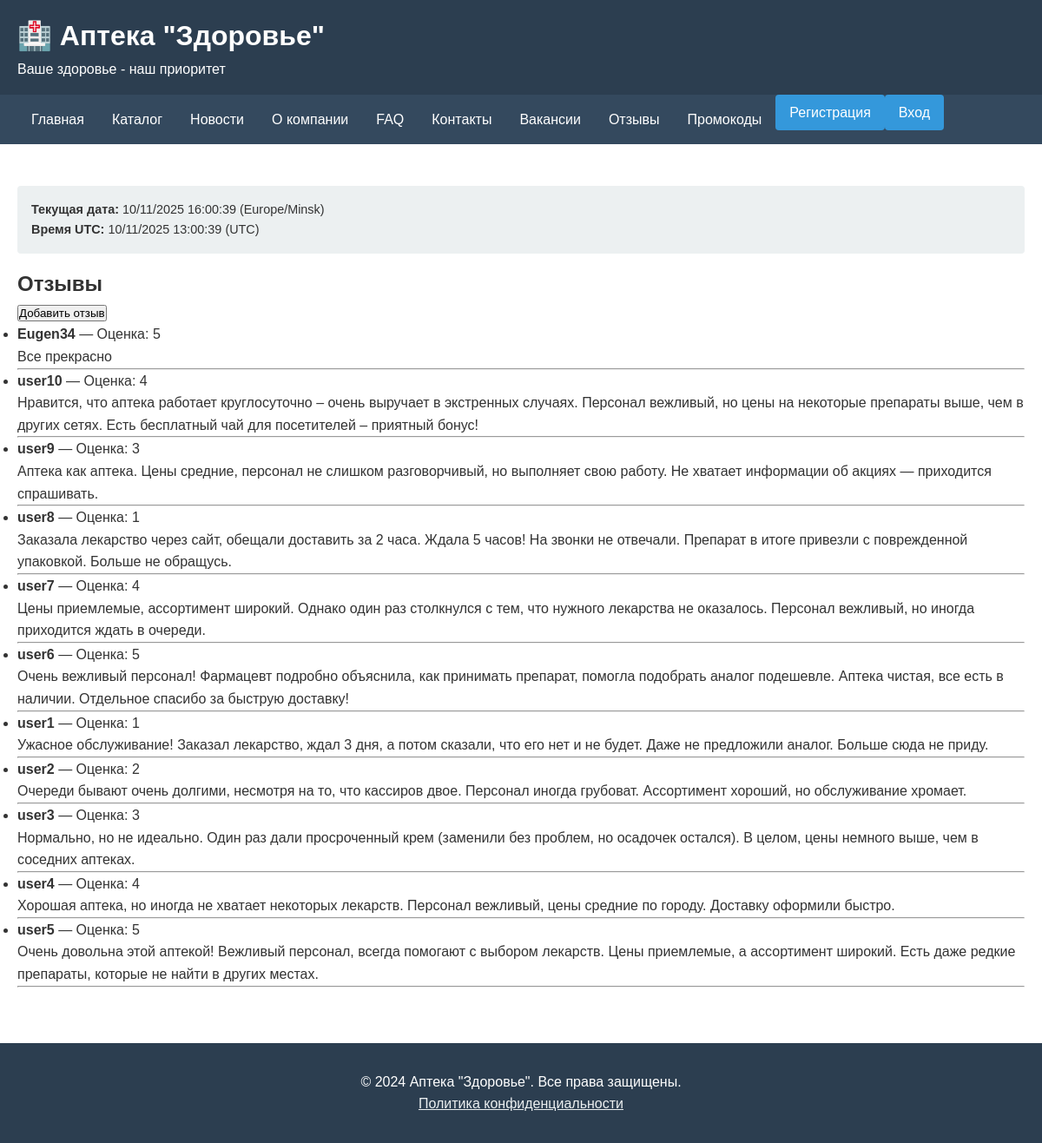
The app's page /reviews/ with its own data.
### core/models.py (models this page shows, shortened)
class Review(models.Model):
    user = models.ForeignKey(User, on_delete=models.CASCADE, verbose_name='Пользователь')
    rating = models.PositiveSmallIntegerField(verbose_name='Оценка')
    text = models.TextField(verbose_name='Текст отзыва')
    created_at = models.DateTimeField(auto_now_add=True, verbose_name='Дата')
    updated_at = models.DateTimeField(auto_now=True, verbose_name='Дата изменения')

class User(AbstractUser):
    ROLE_CHOICES = (
        ('employee', 'Сотрудник'),
        ('customer', 'Покупатель'),
    )
    role = models.CharField(max_length=10, choices=ROLE_CHOICES, default='customer', verbose_name='Роль')
    email = models.EmailField('Электронная почта', unique=True, blank=True, null=True)
    phone = models.CharField(
        max_length=20,
        verbose_name='Телефон',
        blank=True, null=True,  # добавлено
        validators=[
            RegexValidator(
                regex=r'^\+375 \(?(17|25|29|33|44)\)? \d{3}-\d{2}-\d{2}$',
                message='Формат: +375 (29) 123-45-67'
            )
        ]
    )
    age = models.PositiveIntegerField(
        verbose_name='Возраст',
        blank=True, null=True,  # добавлено
        validators=[MinValueValidator(18)]
    )
    birth_date = models.DateField(verbose_name='Дата рождения', blank=True, null=True)

### core/views.py (the view)
# urls.py: path('reviews/', review_list, name='review_list'),
def review_list(request):
    reviews = Review.objects.select_related('user').order_by('-created_at')
    now = timezone.localtime(timezone.now())
    now_utc = timezone.now().astimezone(datetime.timezone.utc)
    now_utc_minus3 = now_utc - datetime.timedelta(hours=3)
    has_review = False
    if request.user.is_authenticated and not request.user.is_superuser and getattr(request.user, 'role', None) != 'employee':
        has_review = reviews.filter(user=request.user).exists()
    return render(request, 'core/review_list.html', {
        'reviews': reviews,
        'has_review': has_review,
        'now': now,
        'now_utc': now_utc,
        'now_utc_minus3': now_utc_minus3,
        'TIME_ZONE': timezone.get_current_timezone_name(),
    })

### core/templates/core/review_list.html (shortened to what this page needs)
{% extends "core/base.html" %}
{% block content %}
<h2>Отзывы</h2>
{% if user.is_authenticated and not user.is_superuser and user.role != 'employee' and not has_review %}
    <a href="{% url 'add_review' %}"><button>Добавить отзыв</button></a>
{% elif not user.is_authenticated %}
    <a href="{% url 'register' %}"><button>Добавить отзыв</button></a>
{% endif %}
<ul>
    {% for review in reviews %}
        <li>
            <strong>{{ review.user.username }}</strong> — Оценка: {{ review.rating }}<br>
            {{ review.text }}
            <hr>
        </li>
    {% empty %}
        <li>Пока нет отзывов.</li>
    {% endfor %}
</ul>
{% endblock %}

### core/templates/core/base.html (style rules this page uses)
* { margin: 0; padding: 0; box-sizing: border-box; }
body { font-family: Arial, sans-serif; line-height: 1.6; color: #333; }

### records on screen
Review: user.username "Eugen34", rating "5", text "Все прекрасно"
Review: user.username "user10", rating "4", text "Нравится, что аптека работает круглосуточно – очень выручает в экстренных случаях. Персонал вежливый, но цены на некоторые препараты выше, чем в других сетях. Есть бесплатный чай для посетителей – приятный бонус!"
Review: user.username "user9", rating "3", text "Аптека как аптека. Цены средние, персонал не слишком разговорчивый, но выполняет свою работу. Не хватает информации об акциях — приходится спрашивать."
Review: user.username "user8", rating "1", text "Заказала лекарство через сайт, обещали доставить за 2 часа. Ждала 5 часов! На звонки не отвечали. Препарат в итоге привезли с поврежденной упаковкой. Больше не обращусь."
Review: user.username "user7", rating "4", text "Цены приемлемые, ассортимент широкий. Однако один раз столкнулся с тем, что нужного лекарства не оказалось. Персонал вежливый, но иногда приходится ждать в очереди."
Review: user.username "user6", rating "5", text "Очень вежливый персонал! Фармацевт подробно объяснила, как принимать препарат, помогла подобрать аналог подешевле. Аптека чистая, все есть в наличии. Отдельное спасибо за быструю доставку!"
Review: user.username "user1", rating "1", text "Ужасное обслуживание! Заказал лекарство, ждал 3 дня, а потом сказали, что его нет и не будет. Даже не предложили аналог. Больше сюда не приду."
Review: user.username "user2", rating "2", text "Очереди бывают очень долгими, несмотря на то, что кассиров двое. Персонал иногда грубоват. Ассортимент хороший, но обслуживание хромает."
Review: user.username "user3", rating "3", text "Нормально, но не идеально. Один раз дали просроченный крем (заменили без проблем, но осадочек остался). В целом, цены немного выше, чем в соседних аптеках."
Review: user.username "user4", rating "4", text "Хорошая аптека, но иногда не хватает некоторых лекарств. Персонал вежливый, цены средние по городу. Доставку оформили быстро."
Review: user.username "user5", rating "5", text "Очень довольна этой аптекой! Вежливый персонал, всегда помогают с выбором лекарств. Цены приемлемые, а ассортимент широкий. Есть даже редкие препараты, которые не найти в других местах."

### other values on screen
{{ now|date:"d/m/Y H:i:s" }} "10/11/2025 16:00:39"
{{ TIME_ZONE }} "Europe/Minsk"
{{ now_utc_minus3|date:"d/m/Y H:i:s" }} "10/11/2025 13:00:39"
